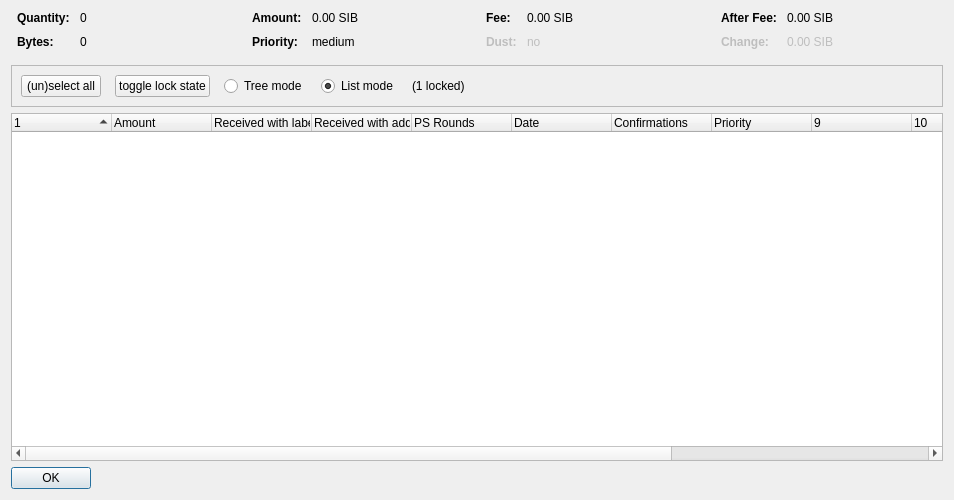
<?xml version="1.0" encoding="UTF-8"?>
<ui version="4.0">
 <class>CoinControlDialog</class>
 <widget class="QDialog" name="CoinControlDialog">
  <property name="geometry">
   <rect>
    <x>0</x>
    <y>0</y>
    <width>954</width>
    <height>500</height>
   </rect>
  </property>
  <property name="windowTitle">
   <string>Coin Selection</string>
  </property>
  <layout class="QVBoxLayout" name="verticalLayout">
   <item>
    <layout class="QHBoxLayout" name="horizontalLayoutTop" stretch="0,0,0,0">
     <property name="topMargin">
      <number>0</number>
     </property>
     <property name="bottomMargin">
      <number>10</number>
     </property>
     <item>
      <layout class="QFormLayout" name="formLayoutCoinControl1">
       <property name="horizontalSpacing">
        <number>10</number>
       </property>
       <property name="verticalSpacing">
        <number>10</number>
       </property>
       <property name="leftMargin">
        <number>6</number>
       </property>
       <property name="rightMargin">
        <number>6</number>
       </property>
       <item row="0" column="0">
        <widget class="QLabel" name="labelCoinControlQuantityText">
         <property name="font">
          <font>
           <weight>75</weight>
           <bold>true</bold>
          </font>
         </property>
         <property name="text">
          <string>Quantity:</string>
         </property>
        </widget>
       </item>
       <item row="0" column="1">
        <widget class="QLabel" name="labelCoinControlQuantity">
         <property name="cursor">
          <cursorShape>IBeamCursor</cursorShape>
         </property>
         <property name="contextMenuPolicy">
          <enum>Qt::ActionsContextMenu</enum>
         </property>
         <property name="text">
          <string notr="true">0</string>
         </property>
         <property name="textInteractionFlags">
          <set>Qt::LinksAccessibleByMouse|Qt::TextSelectableByKeyboard|Qt::TextSelectableByMouse</set>
         </property>
        </widget>
       </item>
       <item row="1" column="0">
        <widget class="QLabel" name="labelCoinControlBytesText">
         <property name="font">
          <font>
           <weight>75</weight>
           <bold>true</bold>
          </font>
         </property>
         <property name="text">
          <string>Bytes:</string>
         </property>
        </widget>
       </item>
       <item row="1" column="1">
        <widget class="QLabel" name="labelCoinControlBytes">
         <property name="cursor">
          <cursorShape>IBeamCursor</cursorShape>
         </property>
         <property name="contextMenuPolicy">
          <enum>Qt::ActionsContextMenu</enum>
         </property>
         <property name="text">
          <string notr="true">0</string>
         </property>
         <property name="textInteractionFlags">
          <set>Qt::LinksAccessibleByMouse|Qt::TextSelectableByKeyboard|Qt::TextSelectableByMouse</set>
         </property>
        </widget>
       </item>
      </layout>
     </item>
     <item>
      <layout class="QFormLayout" name="formLayoutCoinControl2">
       <property name="horizontalSpacing">
        <number>10</number>
       </property>
       <property name="verticalSpacing">
        <number>10</number>
       </property>
       <property name="leftMargin">
        <number>6</number>
       </property>
       <property name="rightMargin">
        <number>6</number>
       </property>
       <item row="0" column="0">
        <widget class="QLabel" name="labelCoinControlAmountText">
         <property name="font">
          <font>
           <weight>75</weight>
           <bold>true</bold>
          </font>
         </property>
         <property name="text">
          <string>Amount:</string>
         </property>
        </widget>
       </item>
       <item row="0" column="1">
        <widget class="QLabel" name="labelCoinControlAmount">
         <property name="cursor">
          <cursorShape>IBeamCursor</cursorShape>
         </property>
         <property name="contextMenuPolicy">
          <enum>Qt::ActionsContextMenu</enum>
         </property>
         <property name="text">
          <string notr="true">0.00 SIB</string>
         </property>
         <property name="textInteractionFlags">
          <set>Qt::LinksAccessibleByMouse|Qt::TextSelectableByKeyboard|Qt::TextSelectableByMouse</set>
         </property>
        </widget>
       </item>
       <item row="1" column="0">
        <widget class="QLabel" name="labelCoinControlPriorityText">
         <property name="font">
          <font>
           <weight>75</weight>
           <bold>true</bold>
          </font>
         </property>
         <property name="text">
          <string>Priority:</string>
         </property>
        </widget>
       </item>
       <item row="1" column="1">
        <widget class="QLabel" name="labelCoinControlPriority">
         <property name="cursor">
          <cursorShape>IBeamCursor</cursorShape>
         </property>
         <property name="contextMenuPolicy">
          <enum>Qt::ActionsContextMenu</enum>
         </property>
         <property name="text">
          <string>medium</string>
         </property>
         <property name="textInteractionFlags">
          <set>Qt::LinksAccessibleByMouse|Qt::TextSelectableByKeyboard|Qt::TextSelectableByMouse</set>
         </property>
        </widget>
       </item>
      </layout>
     </item>
     <item>
      <layout class="QFormLayout" name="formLayoutCoinControl3">
       <property name="horizontalSpacing">
        <number>10</number>
       </property>
       <property name="verticalSpacing">
        <number>10</number>
       </property>
       <property name="leftMargin">
        <number>6</number>
       </property>
       <property name="rightMargin">
        <number>6</number>
       </property>
       <item row="0" column="0">
        <widget class="QLabel" name="labelCoinControlFeeText">
         <property name="font">
          <font>
           <weight>75</weight>
           <bold>true</bold>
          </font>
         </property>
         <property name="text">
          <string>Fee:</string>
         </property>
        </widget>
       </item>
       <item row="0" column="1">
        <widget class="QLabel" name="labelCoinControlFee">
         <property name="cursor">
          <cursorShape>IBeamCursor</cursorShape>
         </property>
         <property name="contextMenuPolicy">
          <enum>Qt::ActionsContextMenu</enum>
         </property>
         <property name="text">
          <string notr="true">0.00 SIB</string>
         </property>
         <property name="textInteractionFlags">
          <set>Qt::LinksAccessibleByMouse|Qt::TextSelectableByKeyboard|Qt::TextSelectableByMouse</set>
         </property>
        </widget>
       </item>
       <item row="1" column="0">
        <widget class="QLabel" name="labelCoinControlLowOutputText">
         <property name="enabled">
          <bool>false</bool>
         </property>
         <property name="font">
          <font>
           <weight>75</weight>
           <bold>true</bold>
          </font>
         </property>
         <property name="text">
          <string>Dust:</string>
         </property>
        </widget>
       </item>
       <item row="1" column="1">
        <widget class="QLabel" name="labelCoinControlLowOutput">
         <property name="enabled">
          <bool>false</bool>
         </property>
         <property name="cursor">
          <cursorShape>IBeamCursor</cursorShape>
         </property>
         <property name="contextMenuPolicy">
          <enum>Qt::ActionsContextMenu</enum>
         </property>
         <property name="text">
          <string>no</string>
         </property>
         <property name="textInteractionFlags">
          <set>Qt::LinksAccessibleByMouse|Qt::TextSelectableByKeyboard|Qt::TextSelectableByMouse</set>
         </property>
        </widget>
       </item>
      </layout>
     </item>
     <item>
      <layout class="QFormLayout" name="formLayoutCoinControl4">
       <property name="horizontalSpacing">
        <number>10</number>
       </property>
       <property name="verticalSpacing">
        <number>10</number>
       </property>
       <property name="leftMargin">
        <number>6</number>
       </property>
       <property name="rightMargin">
        <number>6</number>
       </property>
       <item row="0" column="0">
        <widget class="QLabel" name="labelCoinControlAfterFeeText">
         <property name="font">
          <font>
           <weight>75</weight>
           <bold>true</bold>
          </font>
         </property>
         <property name="text">
          <string>After Fee:</string>
         </property>
        </widget>
       </item>
       <item row="0" column="1">
        <widget class="QLabel" name="labelCoinControlAfterFee">
         <property name="cursor">
          <cursorShape>IBeamCursor</cursorShape>
         </property>
         <property name="contextMenuPolicy">
          <enum>Qt::ActionsContextMenu</enum>
         </property>
         <property name="text">
          <string notr="true">0.00 SIB</string>
         </property>
         <property name="textInteractionFlags">
          <set>Qt::LinksAccessibleByMouse|Qt::TextSelectableByKeyboard|Qt::TextSelectableByMouse</set>
         </property>
        </widget>
       </item>
       <item row="1" column="0">
        <widget class="QLabel" name="labelCoinControlChangeText">
         <property name="enabled">
          <bool>false</bool>
         </property>
         <property name="font">
          <font>
           <weight>75</weight>
           <bold>true</bold>
          </font>
         </property>
         <property name="text">
          <string>Change:</string>
         </property>
        </widget>
       </item>
       <item row="1" column="1">
        <widget class="QLabel" name="labelCoinControlChange">
         <property name="enabled">
          <bool>false</bool>
         </property>
         <property name="cursor">
          <cursorShape>IBeamCursor</cursorShape>
         </property>
         <property name="contextMenuPolicy">
          <enum>Qt::ActionsContextMenu</enum>
         </property>
         <property name="text">
          <string notr="true">0.00 SIB</string>
         </property>
         <property name="textInteractionFlags">
          <set>Qt::LinksAccessibleByMouse|Qt::TextSelectableByKeyboard|Qt::TextSelectableByMouse</set>
         </property>
        </widget>
       </item>
      </layout>
     </item>
    </layout>
   </item>
   <item>
    <widget class="QFrame" name="frame">
     <property name="minimumSize">
      <size>
       <width>0</width>
       <height>40</height>
      </size>
     </property>
     <property name="frameShape">
      <enum>QFrame::StyledPanel</enum>
     </property>
     <property name="frameShadow">
      <enum>QFrame::Sunken</enum>
     </property>
     <layout class="QHBoxLayout" name="horizontalLayout">
      <item>
       <layout class="QHBoxLayout" name="horizontalLayoutPanel" stretch="0,0,0,0,0,0">
        <property name="spacing">
         <number>14</number>
        </property>
        <item>
         <widget class="QPushButton" name="pushButtonSelectAll">
          <property name="sizePolicy">
           <sizepolicy hsizetype="Maximum" vsizetype="Fixed">
            <horstretch>0</horstretch>
            <verstretch>0</verstretch>
           </sizepolicy>
          </property>
          <property name="text">
           <string>(un)select all</string>
          </property>
          <property name="autoDefault">
           <bool>false</bool>
          </property>
         </widget>
        </item>
        <item>
         <widget class="QPushButton" name="pushButtonToggleLock">
          <property name="sizePolicy">
           <sizepolicy hsizetype="Maximum" vsizetype="Fixed">
            <horstretch>0</horstretch>
            <verstretch>0</verstretch>
           </sizepolicy>
          </property>
          <property name="text">
           <string>toggle lock state</string>
          </property>
          <property name="autoDefault">
           <bool>false</bool>
          </property>
         </widget>
        </item>
        <item>
         <widget class="QRadioButton" name="radioTreeMode">
          <property name="sizePolicy">
           <sizepolicy hsizetype="Maximum" vsizetype="Fixed">
            <horstretch>0</horstretch>
            <verstretch>0</verstretch>
           </sizepolicy>
          </property>
          <property name="text">
           <string>Tree mode</string>
          </property>
         </widget>
        </item>
        <item>
         <widget class="QRadioButton" name="radioListMode">
          <property name="sizePolicy">
           <sizepolicy hsizetype="Maximum" vsizetype="Fixed">
            <horstretch>0</horstretch>
            <verstretch>0</verstretch>
           </sizepolicy>
          </property>
          <property name="text">
           <string>List mode</string>
          </property>
          <property name="checked">
           <bool>true</bool>
          </property>
         </widget>
        </item>
        <item>
         <widget class="QLabel" name="labelLocked">
          <property name="text">
           <string>(1 locked)</string>
          </property>
         </widget>
        </item>
        <item>
         <spacer name="horizontalSpacer">
          <property name="orientation">
           <enum>Qt::Horizontal</enum>
          </property>
          <property name="sizeHint" stdset="0">
           <size>
            <width>40</width>
            <height>20</height>
           </size>
          </property>
         </spacer>
        </item>
       </layout>
      </item>
     </layout>
    </widget>
   </item>
   <item>
    <widget class="CoinControlTreeWidget" name="treeWidget">
     <property name="contextMenuPolicy">
      <enum>Qt::CustomContextMenu</enum>
     </property>
     <property name="sortingEnabled">
      <bool>false</bool>
     </property>
     <property name="columnCount">
      <number>13</number>
     </property>
     <attribute name="headerShowSortIndicator" stdset="0">
      <bool>true</bool>
     </attribute>
     <attribute name="headerStretchLastSection">
      <bool>false</bool>
     </attribute>
     <column>
      <property name="text">
       <string/>
      </property>
     </column>
     <column>
      <property name="text">
       <string>Amount</string>
      </property>
     </column>
     <column>
      <property name="text">
       <string>Received with label</string>
      </property>
     </column>
     <column>
      <property name="text">
       <string>Received with address</string>
      </property>
     </column>
     <column>
      <property name="text">
       <string>PS Rounds</string>
      </property>
     </column>
     <column>
      <property name="text">
       <string>Date</string>
      </property>
     </column>
     <column>
      <property name="text">
       <string>Confirmations</string>
      </property>
      <property name="toolTip">
       <string>Confirmed</string>
      </property>
     </column>
     <column>
      <property name="text">
       <string>Priority</string>
      </property>
     </column>
     <column>
      <property name="text">
       <string/>
      </property>
     </column>
     <column>
      <property name="text">
       <string/>
      </property>
     </column>
     <column>
      <property name="text">
       <string/>
      </property>
     </column>
     <column>
      <property name="text">
       <string/>
      </property>
     </column>
     <column>
      <property name="text">
       <string/>
      </property>
     </column>
    </widget>
   </item>
   <item>
    <widget class="QDialogButtonBox" name="buttonBox">
     <property name="sizePolicy">
      <sizepolicy hsizetype="Maximum" vsizetype="Fixed">
       <horstretch>0</horstretch>
       <verstretch>0</verstretch>
      </sizepolicy>
     </property>
     <property name="orientation">
      <enum>Qt::Horizontal</enum>
     </property>
     <property name="standardButtons">
      <set>QDialogButtonBox::Ok</set>
     </property>
    </widget>
   </item>
  </layout>
 </widget>
 <customwidgets>
  <customwidget>
   <class>CoinControlTreeWidget</class>
   <extends>QTreeWidget</extends>
   <header>coincontroltreewidget.h</header>
  </customwidget>
 </customwidgets>
 <resources/>
 <connections/>
</ui>
